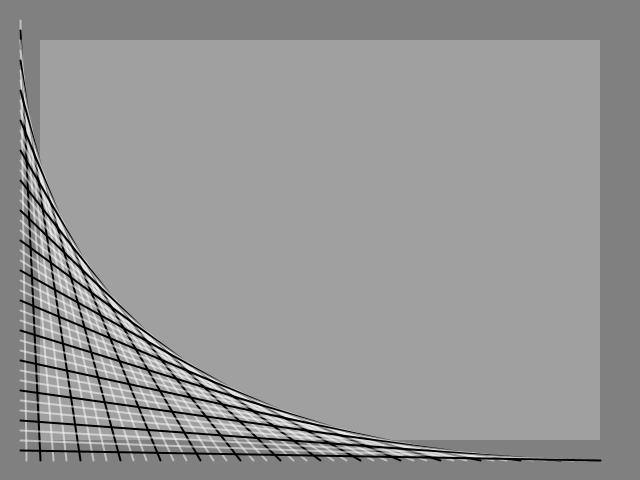
Frame 1 (no input)
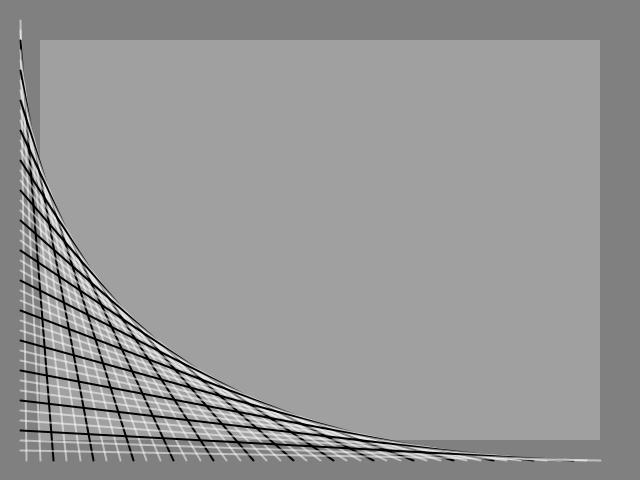
Frame 60 (the mouse pressed at the canvas centre just before this capture)
Frame 120 (the mouse held since frame 60 and released just before this capture): identical to frame 60, image omitted

The Processing sketch that drew these frames (run headless with seeded random() and noise(); from frame 60 on, the mouse is pressed at the canvas centre):

// Processing sketch: sketch_02_Learning_to_Program_Basic
// ── sketch_02_Learning_to_Program_Basic.pde
//Modyfied copypaste from assingment

//Create our timing variable
int frame = 0;
int animStep = 0;

int offsetFromCorner = 20;
//Background
color bgC = color(128,128,128,255);
color bgTwoC = color(255,255,255,64);

//Lines
int spaceBetweenLines = 10;
int colorIntervall = 3;
color lineC = color(255,255,255,128);
color oddLineC = color(0,0,0,255);



void setup()
{
	size(640, 480);
}

void draw()
{
	//THX. Simon J, for convert to float
	float xAspect = (float)width / (float)height;

	DrawBackGround();


	//Draw our scan lines.
	strokeWeight(2);
	for (int y = offsetFromCorner; y < height -offsetFromCorner; y += spaceBetweenLines) {
		//Multiply x axis by aspext to fill screen
		float x = xAspect * y;

		//Line Color by number
		stroke(lineC);
		if((y + animStep) % colorIntervall == 0){
			stroke(oddLineC);
		}

		//Draw line 
		line(offsetFromCorner, y % height, x % width, height -offsetFromCorner);

	}
	//Increment our frame count
	frame++;
  
  if(frame % 10 == 0){
    animStep++;
  }
}

void DrawBackGround(){
	//Clear background
	background(bgC);
	noStroke();
	fill(bgTwoC);

	//Draw our art, or in this case a rectangle
	rect(40, 40, width -80, height -80);
}
